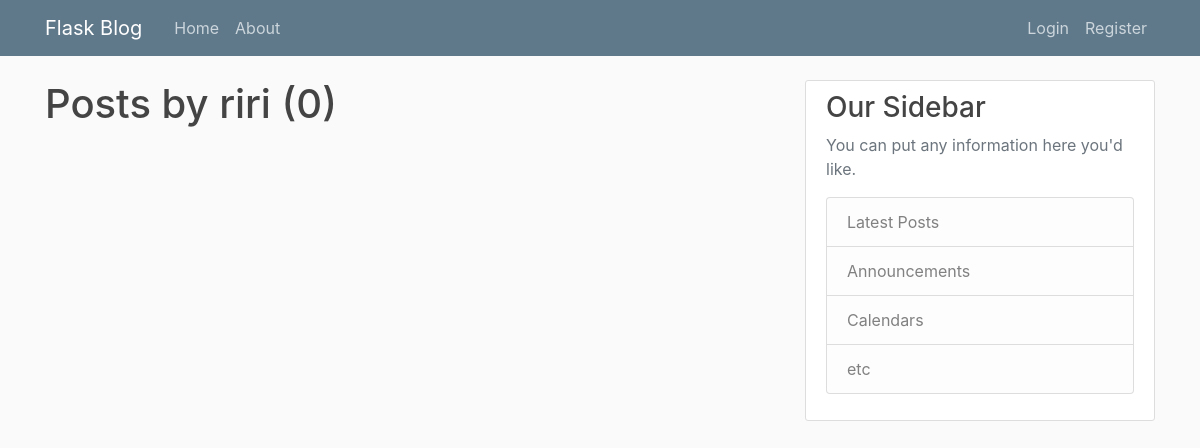
/user/riri, run on an earlier commit of the app's database.
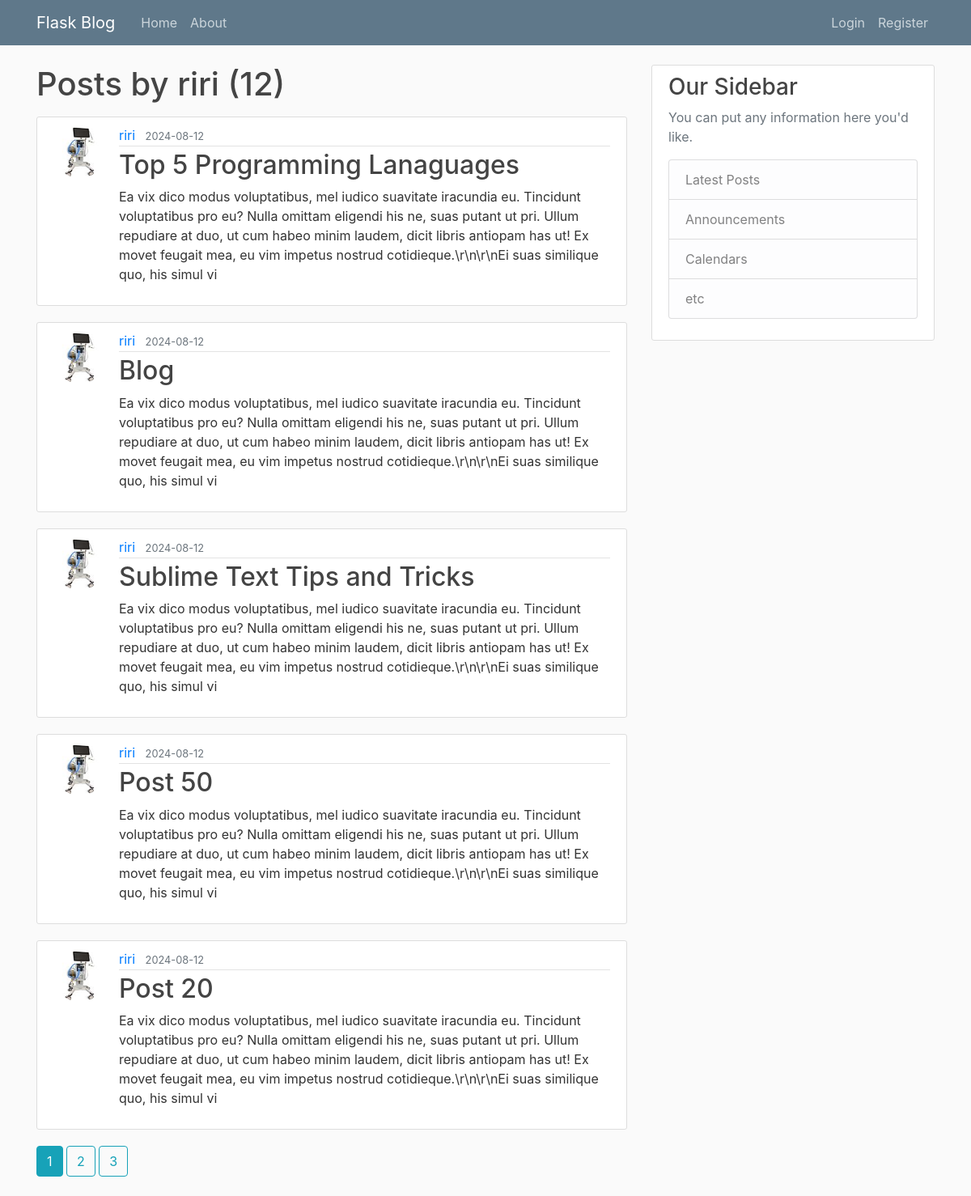
And on a later commit of the database.
### flaskblog/models.py (models this page shows, shortened)
class User(db.Model, UserMixin):
    id = db.Column(db.Integer, primary_key=True)
    username = db.Column(db.String(20), unique=True, nullable=False)
    email = db.Column(db.String(120), unique=True, nullable=False)
    image_file = db.Column(db.String(20), nullable=False, default='default.jpg')
    password = db.Column(db.String(60), nullable=False)
    posts = db.relationship('Post', backref='author', lazy=True)

class Post(db.Model):
    id = db.Column(db.Integer, primary_key=True)
    title = db.Column(db.String(100), nullable=False)
    date_posted = db.Column(db.DateTime, nullable=False, default=datetime.utcnow)
    content = db.Column(db.Text, nullable=False)
    user_id = db.Column(db.Integer, db.ForeignKey('user.id'), nullable=False)

### flaskblog/routes.py (the view)
@app.route("/user/<string:username>")
def user_posts(username):
    page = request.args.get('page', 1, type=int)
    user = User.query.filter_by(username=username).first_or_404()
    posts = Post.query.filter_by(author=user)\
        .order_by(Post.date_posted.desc())\
        .paginate(page=page, per_page=5)
    return render_template('user_posts.html', posts=posts, user=user)

### flaskblog/templates/user_posts.html
{% extends "layout.html" %}
{% block content %}
<h1 class="mb-3">Posts by {{ user.username }} ({{ posts.total }})</h1>
{% for post in posts.items %}
<article class="media content-section">
    <img class="rounded-circle article-img"
        src="{{ url_for('static', filename='profile_pics/' + post.author.image_file) }}">
    <div class="media-body">
        <div class="article-metadata">
            <a class="mr-2" href="{{ url_for('user_posts', username=post.author.username) }}">{{ post.author.username
                }}</a>
            <small class="text-muted">{{ post.date_posted.strftime('%Y-%m-%d') }}</small>
        </div>
        <h2><a class="article-title" href="{{ url_for('post', post_id=post.id) }}">{{ post.title }}</a></h2>
        <p class="article-content">{{ post.content }}</p>
    </div>
</article>
{% endfor %}
{% for page_num in posts.iter_pages(left_edge=1, right_edge=1, left_current=1, right_current=2) %}
{% if page_num %}
{% if posts.page == page_num %}
<a class="btn btn-info mb-4" href="{{ url_for('user_posts',username=user.username, page=page_num) }}">{{ page_num }}</a>
{% else %}
<a class="btn btn-outline-info mb-4" href="{{ url_for('user_posts',username=user.username, page=page_num) }}">{{
    page_num
    }}</a>
{% endif %}
{% else %}
...
{% endif %}
{% endfor %}
{% endblock content %}

### flaskblog/templates/layout.html (shortened to what this page needs)
<!DOCTYPE html>
<html lang="en">
<head>
    <link rel="stylesheet" href="https://maxcdn.bootstrapcdn.com/bootstrap/4.0.0/css/bootstrap.min.css"
>
    <link rel="stylesheet" type="text/css" href="{{ url_for('static', filename='main.css') }}">
</head>
<body>
    <header class="site-header">
        <nav class="navbar navbar-expand-md navbar-dark bg-steel fixed-top">
            <div class="container">
                <a class="navbar-brand mr-4" href="/">Flask Blog</a>
                <div class="collapse navbar-collapse" id="navbarToggle">
                    <div class="navbar-nav mr-auto">
                        <a class="nav-item nav-link" href="{{ url_for('home') }}">Home</a>
                        <a class="nav-item nav-link" href="{{ url_for('about') }}">About</a>
                    </div>
                    <div class="navbar-nav">
                        {% if current_user.is_authenticated %}
                        <a class="nav-item nav-link" href="{{ url_for('new_post') }}">New Post</a>
                        <a class="nav-item nav-link" href="{{ url_for('account') }}">Account</a>
                        <a class="nav-item nav-link" href="{{ url_for('logout') }}">Logout</a>
                        {% else %}
                        <a class="nav-item nav-link" href="{{ url_for('login') }}">Login</a>
                        <a class="nav-item nav-link" href="{{ url_for('register') }}">Register</a>
                        {% endif %}
                    </div>
                </div>
            </div>
        </nav>
    </header>
    <main role="main" class="container">
        <div class="row">
            <div class="col-md-8">
                {% block content %}{% endblock %}
            </div>
            <div class="col-md-4">
                <div class="content-section">
                    <h3>Our Sidebar</h3>
                    <p class='text-muted'>You can put any information here you'd like.
                    <ul class="list-group">
                        <li class="list-group-item list-group-item-light">Latest Posts</li>
                        <li class="list-group-item list-group-item-light">Announcements</li>
                        <li class="list-group-item list-group-item-light">Calendars</li>
                        <li class="list-group-item list-group-item-light">etc</li>
                    </ul>
                    </p>
                </div>
            </div>
        </div>
    </main>
</body>
</html>

### flaskblog/static/main.css (style rules this page uses)
body { background: #fafafa; color: #333333; margin-top: 5rem; }
h1, h2, h3, h4, h5, h6 { color: #444444; }
.bg-steel { background-color: #5f788a; }
.site-header .navbar-nav .nav-link { color: #cbd5db; }
.content-section { background: #ffffff; padding: 10px 20px; border: 1px solid #dddddd; border-radius: 3px; margin-bottom: 20px; }
.article-title { color: #444444; }
.article-content { white-space: pre-line; }
.article-img { height: 65px; width: 65px; margin-right: 16px; }
.article-metadata { padding-bottom: 1px; margin-bottom: 4px; border-bottom: 1px solid #e3e3e3 }

What changed in the data, as far as the page shows it:
added Post: image_file (picture), author.username "riri", date_posted "2024-08-12", title "Top 5 Programming Lanaguages", content "Ea vix dico modus voluptatibus, mel iudico suavitate iracundia eu. Tincidunt voluptatibus pro eu? Nulla omittam eligendi his ne, suas putant ut pri. Ullum repudiare at duo, ut cum habeo minim laudem, dicit libris antiopam has ut! Ex movet feugait mea, eu vim impetus nostrud cotidieque.\\r\\n\\r\\nEi suas similique quo, his simul vi"
added Post: image_file (picture), author.username "riri", date_posted "2024-08-12", title "Blog", content "Ea vix dico modus voluptatibus, mel iudico suavitate iracundia eu. Tincidunt voluptatibus pro eu? Nulla omittam eligendi his ne, suas putant ut pri. Ullum repudiare at duo, ut cum habeo minim laudem, dicit libris antiopam has ut! Ex movet feugait mea, eu vim impetus nostrud cotidieque.\\r\\n\\r\\nEi suas similique quo, his simul vi"
added Post: image_file (picture), author.username "riri", date_posted "2024-08-12", title "Sublime Text Tips and Tricks", content "Ea vix dico modus voluptatibus, mel iudico suavitate iracundia eu. Tincidunt voluptatibus pro eu? Nulla omittam eligendi his ne, suas putant ut pri. Ullum repudiare at duo, ut cum habeo minim laudem, dicit libris antiopam has ut! Ex movet feugait mea, eu vim impetus nostrud cotidieque.\\r\\n\\r\\nEi suas similique quo, his simul vi"
added Post: image_file (picture), author.username "riri", date_posted "2024-08-12", title "Post 50", content "Ea vix dico modus voluptatibus, mel iudico suavitate iracundia eu. Tincidunt voluptatibus pro eu? Nulla omittam eligendi his ne, suas putant ut pri. Ullum repudiare at duo, ut cum habeo minim laudem, dicit libris antiopam has ut! Ex movet feugait mea, eu vim impetus nostrud cotidieque.\\r\\n\\r\\nEi suas similique quo, his simul vi"
added Post: image_file (picture), author.username "riri", date_posted "2024-08-12", title "Post 20", content "Ea vix dico modus voluptatibus, mel iudico suavitate iracundia eu. Tincidunt voluptatibus pro eu? Nulla omittam eligendi his ne, suas putant ut pri. Ullum repudiare at duo, ut cum habeo minim laudem, dicit libris antiopam has ut! Ex movet feugait mea, eu vim impetus nostrud cotidieque.\\r\\n\\r\\nEi suas similique quo, his simul vi"
Also different on the page:
{{ posts.total }}: "0" → "12"
new list line: "1"
new list line: "2"
new list line: "3"
